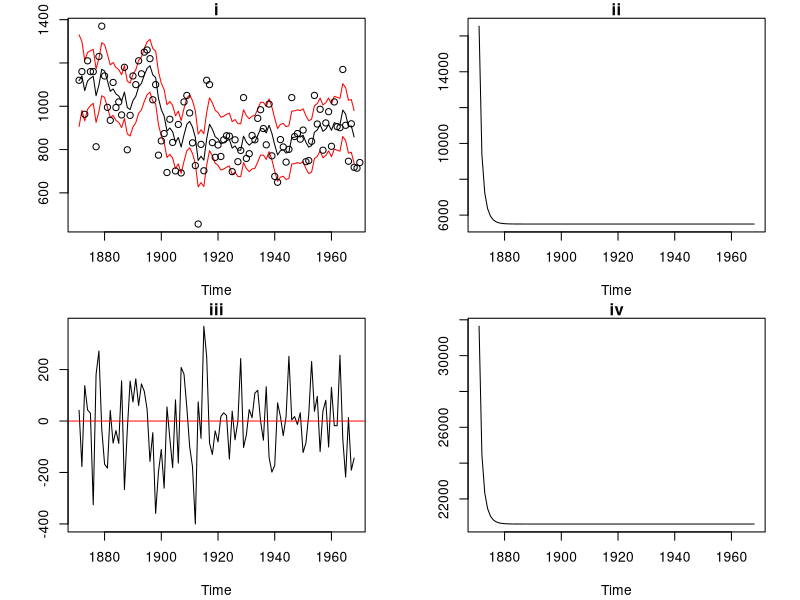
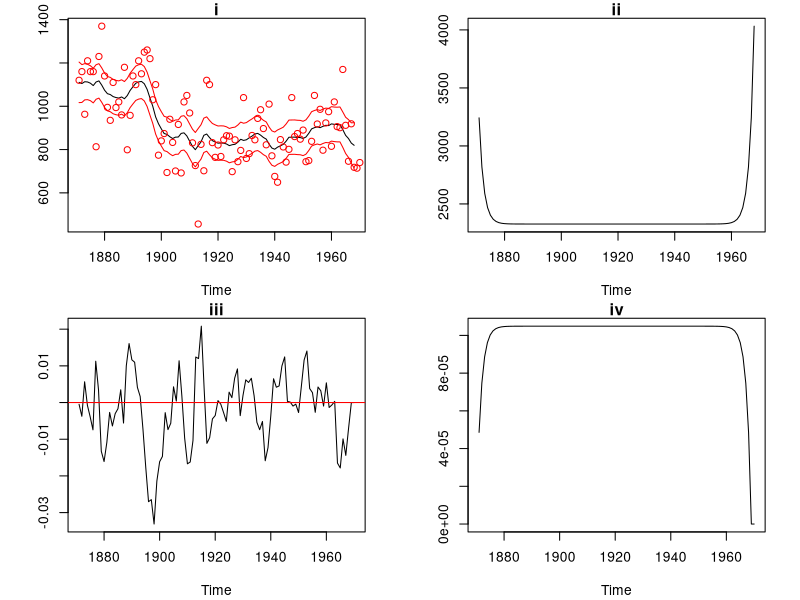
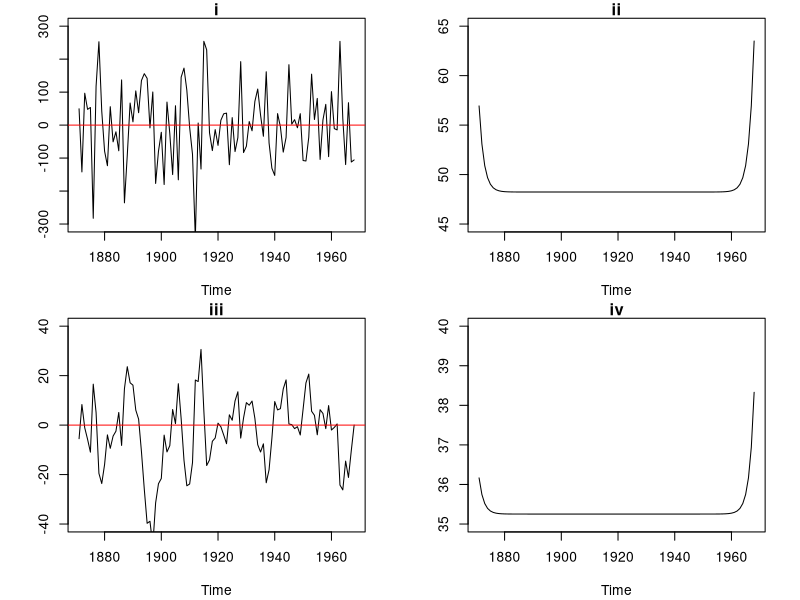
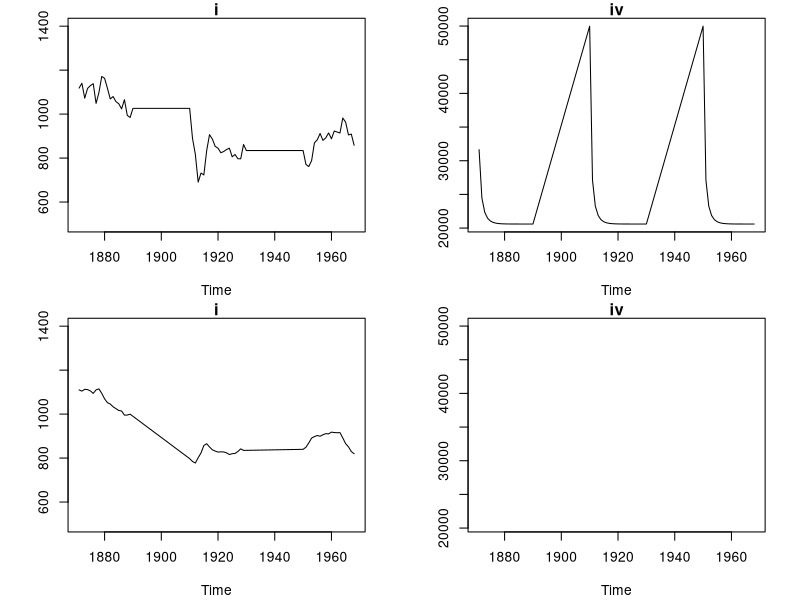

The R script that drew these images, in order:
rm(list=ls())

# Imports ----------
library(tidyverse)
library(here)
library(ggplot2)
library(ggthemes)
options(warn=-1)

# Data import--------

setwd(here())
data = Nile

# Functions --------
# Smoothed state

kalman_filter <- function(data, theta, sig_eps, sig_eta){
  y <- as.matrix(data)
  n <- nrow(y)
  a <- rep(0,n)   # filter estimator
  P <- rep(0,n)   # variance of filtered estimator
  v <- rep(0,n)   # prediction error
  F <- rep(0,n)   # variance of prediction error
  K <- rep(0,n)   # kalman gain
  a_y <- rep(0,n) # one-step ahead estimator
  P_y <- rep(0,n) # variance of one-step ahead estimator
  a[1] <- theta[1]
  P[1] <- theta[2]
  
  for (i in 1:n) {
    v[i] <- y[i] - a[i]
    F[i] <- P[i] + sig_eps
    
    if(is.nan(y[i]) || is.na(y[i])){
      K[i] <- 0
      a_y[i] <- a[i]
      P_y[i] <- P[i]
      a[i+1] <- a[i]
      P[i+1] <- P[i] + sig_eta  
      
      print(a[i])
      
    } else{
      
      K[i] <- P[i]/F[i]
      a_y[i] <- a[i] + K[i]*v[i]
      P_y[i]  = P[i]*(1-K[i])
      
      if(i < (n-1)){
        a[i+1] <- a[i] + K[i]*v[i]
        P[i+1] <- P[i] * (1-K[i]) + sig_eta  
      }
    }
  }
  
  # Upper and lower bounds of a
  a_lb <- a-1.645*sqrt(P)
  a_ub <- a+1.645*sqrt(P)
  
  kalman <- data.frame(a, P, v, F, K, a_y, P_y, a_lb, a_ub)
  return(kalman) 
}
smoothed_state <- function(a, P, v, F, K){
  n <- length(v)
  alpha <- rep(0,n) # smoothed stated
  N <- rep(0,n)     # smoothed state error variance
  r <- rep(0,n)
  V <- rep(0,n)     # smoothed state variance
  L <- 1 - K
  
  N[n] <- 0
  r[n] <- 0
  
  for (j in (n-1):2){ #reversed loop
    if (j>1){
      N[j-1] <- (1/F[j]) + L[j]^2 * N[j]
    }
    
    if (is.nan(v[j]) || is.na(v[j])){
      r[j-1] <- r[j]
      
      V[j] <- P[j] - P[j]^2 * N[j-1]   
      alpha[j] <- a[j]+P[j]*r[j-1]
    }
    else {                   
      r[j-1] <- (v[j]/F[j])+L[j]*r[j]
      
      V[j] <- P[j] - P[j]^2 * N[j-1]   
      alpha[j] <- a[j]+P[j]*r[j-1]
    }  
  }
  
  #upper and lower bounds of alpha
  alpha_lb <- alpha - 1.645*sqrt(V)     
  alpha_ub <- alpha + 1.645*sqrt(V)
  
  SmoothedState_df <- data.frame(alpha, N, r, V, alpha_lb, alpha_ub)
  return (SmoothedState_df)
}
disturbances_smoothing <- function(F, v, K, r, N){
  u <- 1/F*V-K*r
  eps <- sig_eps*u
  D <- 1/F + K^2*N
  var_eps <- sig_eps - sig_eps^2*D
  eta <- sig_eta*r
  var_eta <- sig_eta - sig_eta^2*N
  sd_eps <- sqrt(var_eps)
  sd_eta <- sqrt(var_eta)
  disturbance <- data.frame(eps,eta,sd_eps,sd_eta)
  return(disturbance)
}

# -------- Main --------

# Kalman Filter
sig_eps <- 15099
sig_eta <- 1469.1
a_ini <- 0 
P_ini <- 10^7
theta <- c(a_ini, P_ini)

df_kalman_filtered_state <- kalman_filter(data, theta, sig_eps, sig_eta)

# Smoothed State
a <- df_kalman_filtered_state$a
P <- df_kalman_filtered_state$P
v <- df_kalman_filtered_state$v
F <- df_kalman_filtered_state$F
K <- df_kalman_filtered_state$K
df_smoothed_state <- smoothed_state(a, P, v, F, K)

# Disturbances Smoothing
F <- df_kalman_filtered_state$F
V <- df_kalman_filtered_state$v
k <- df_kalman_filtered_state$K
r <- df_smoothed_state$r
N <- df_smoothed_state$N
df_disturbance <- disturbances_smoothing(F, V, K, r, N)

# Results
summary(df_disturbance)
summary(df_smoothed_state)
summary(df_kalman_filtered_state)

# Missing data
missing_values_index <- c(21:40, 61:80)
data_missing <- data
data_missing[missing_values_index] <- NA
data_missing

df_kalman_missing_data <- kalman_filter(data_missing, theta, sig_eps, sig_eta)

a_missing <- df_kalman_missing_data$a
P_missing <- df_kalman_missing_data$P
F_missing <- df_kalman_missing_data$F
v_missing <- df_kalman_missing_data$v
k_missing <- df_kalman_missing_data$K
r_missing <- df_kalman_missing_data$r
N_missing <- df_kalman_missing_data$N

df_smoothed_state_missing_data <- smoothed_state(a_missing, P_missing, v_missing, F_missing, k_missing)

F_missing <- df_kalman_missing_data$F
V_missing <- df_kalman_missing_data$v
k_missing <- df_kalman_missing_data$K
r_missing <- df_smoothed_state_missing_data$r
N_missing <- df_smoothed_state_missing_data$N

df_disturbance_missing_data <- disturbances_smoothing(F_missing, V_missing, k_missing, r_missing, N_missing)


# --------Plotting-------
# Plot KF (2.1)
par(mfrow=c(2,2),mar=c(4.1,4.1,1.1,2.1))

filtered_state <- df_kalman_filtered_state$a[2:99]
filtered_state_lower_bound <- df_kalman_filtered_state$a_lb[2:99]
filtered_state_upper_bound <- df_kalman_filtered_state$a_ub[2:99]

filtered_variance <- df_kalman_filtered_state$P[2:99]
state_error <- df_kalman_filtered_state$v[2:99]
state_error_variance <- df_kalman_filtered_state$F[2:99]

y_lim_one <- c(min(data), max(data))
y_lim_two <- c(min(filtered_variance), max(filtered_variance))
y_lim_three <- c(min(state_error), max(state_error))
y_lim_four <- c(min(state_error_variance), max(state_error_variance))

plot(ts(filtered_state,start=c(1871, 1)), plot.type="single", ylab="", main="i", ylim=y_lim_one)
lines(ts(filtered_state_lower_bound, start=c(1871, 1)), col="red")
lines(ts(filtered_state_upper_bound, start=c(1871, 1)), col="red")
points(ts(data,start=c(1871, 1)))

plot(ts(filtered_variance, start=c(1871, 1)), plot.type="single", ylab="", main="ii", ylim=y_lim_two)
plot(ts(state_error, start=c(1871, 1)), plot.type="single", ylab="", main="iii", ylim=y_lim_three)
abline(h=0,col="red")
plot(ts(state_error_variance, start=c(1871, 1)), plot.type="single", ylab="", main="iv", ylim=y_lim_four)

# Plot SS (2.2)

smooth_state <- df_smoothed_state$alpha[2:99]
smooth_state_lower_bound <- df_smoothed_state$alpha_lb[2:99]
smooth_state_upper_bound <- df_smoothed_state$alpha_ub[2:99]

smooth_variance <- df_smoothed_state$V[2:99]
state_error <- df_smoothed_state$r[1:100]
state_error_variance <- df_smoothed_state$N[1:100]

y_lim_one <- c(min(data), max(data))
y_lim_two <- c(min(smooth_variance), max(smooth_variance))
y_lim_three <- c(min(state_error), max(state_error))
y_lim_four <- c(min(state_error_variance), max(state_error_variance))


par(mfrow=c(2,2),mar=c(4.1,4.1,1.1,2.1))
plot(ts(smooth_state, start=c(1871, 1)), plot.type="single", ylab="", main="i", ylim=y_lim_one)
lines(ts(smooth_state_lower_bound, start=c(1871, 1)), col="red")
lines(ts(smooth_state_upper_bound, start=c(1871, 1)), col="red")
points(ts(data,start=c(1871, 1)), col="red")
plot(ts(df_smoothed_state$V[2:99], start=c(1871, 1)), plot.type="single", ylab="", main="ii", ylim=y_lim_two)
plot(ts(df_smoothed_state$r[1:100], start=c(1871, 1)), plot.type="single", ylab="", main="iii", ylim=y_lim_three)
abline(h=0,col="red")
plot(ts(df_smoothed_state$N[1:100], start=c(1871, 1)), plot.type="single", ylab="", main="iv", ylim=y_lim_four)

# Plot DS (2.3) 
### Figures 2.3 (ii),(iv) plot standard deviations instead of variances
par(mfrow=c(2,2),mar=c(4.1,4.1,1.1,2.1))





plot(ts(df_disturbance$eps[2:99], start=c(1871, 1)), plot.type="single", ylab="", main="i", ylim=c(-300,300))
abline(h=0,col="red")
plot(ts(df_disturbance$sd_eps[2:99], start=c(1871, 1)), plot.type="single", ylab="", main="ii", ylim=c(45,65))
plot(ts(df_disturbance$eta[2:99], start=c(1871, 1)), plot.type="single", ylab="", main="iii", ylim=c(-40,40))
abline(h=0,col="red")
plot(ts(df_disturbance$sd_eta[2:99], start=c(1871, 1)), plot.type="single", ylab="", main="iv", ylim=c(35,40))
# SKIP PLOT 2.4 - NOT NECESSARY

# Plot MV 2.5
par(mfrow=c(2,2),mar=c(4.1,4.1,1.1,2.1))
plot(ts(df_kalman_missing_data$a[2:99], start=c(1871, 1)), plot.type ="single", ylab="", main="i", ylim=c(500,1400))
plot(ts(df_kalman_missing_data$F[2:99], start=c(1871, 1)), plot.type="single", ylab="", main="iv", ylim=c(min(df_kalman_missing_data$F[2:99]),max(df_kalman_missing_data$F[2:99])))
plot(ts(df_smoothed_state_missing_data$alpha[2:99], start=c(1871, 1)), plot.type ="single", ylab="", main="i", ylim=c(500,1400))
plot(ts(df_smoothed_state_missing_data$V[2:99], start=c(1871, 1)), plot.type="single", ylab="", main="iv", ylim=c(min(df_kalman_missing_data$F[2:99]),max(df_kalman_missing_data$F[2:99])))

# Plot Forecasting 2.6




# Plot Diagnostic Plots prediction errors 2.7




# Plot Diagnostic Plots auxilliary residuals 2.8



